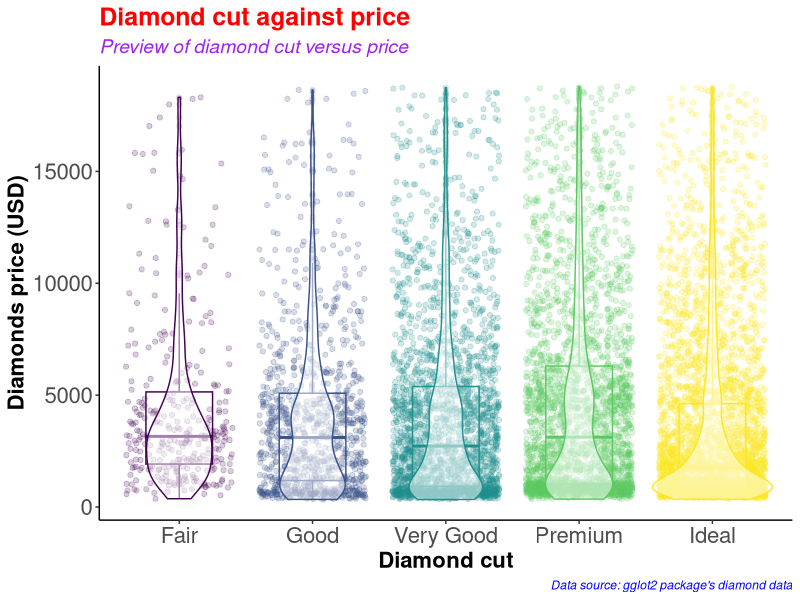
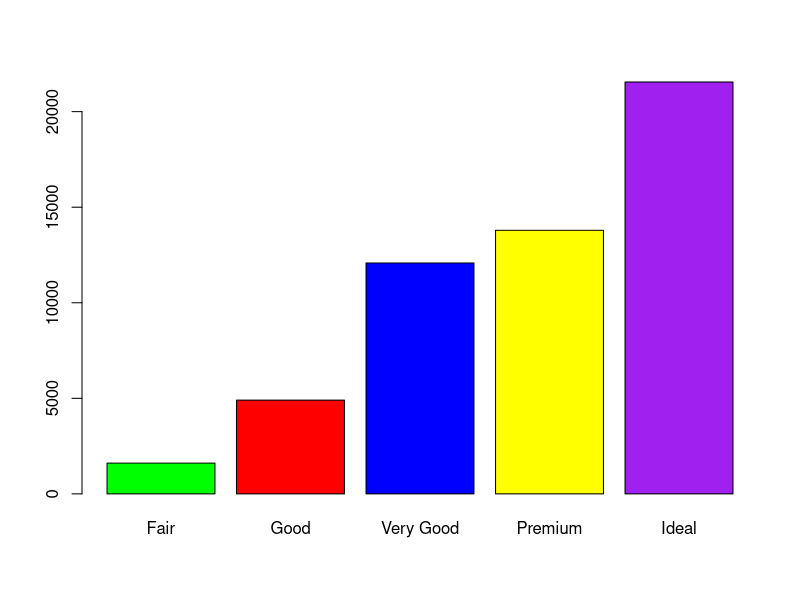
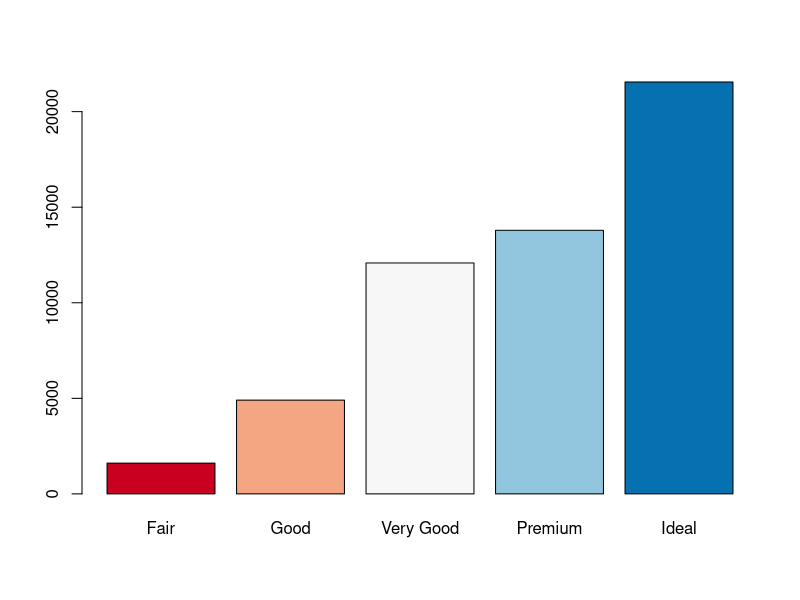
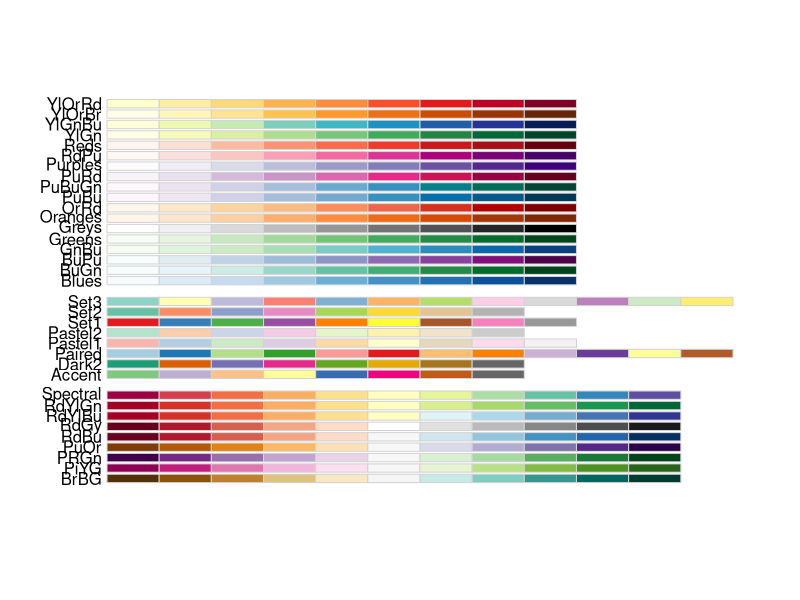
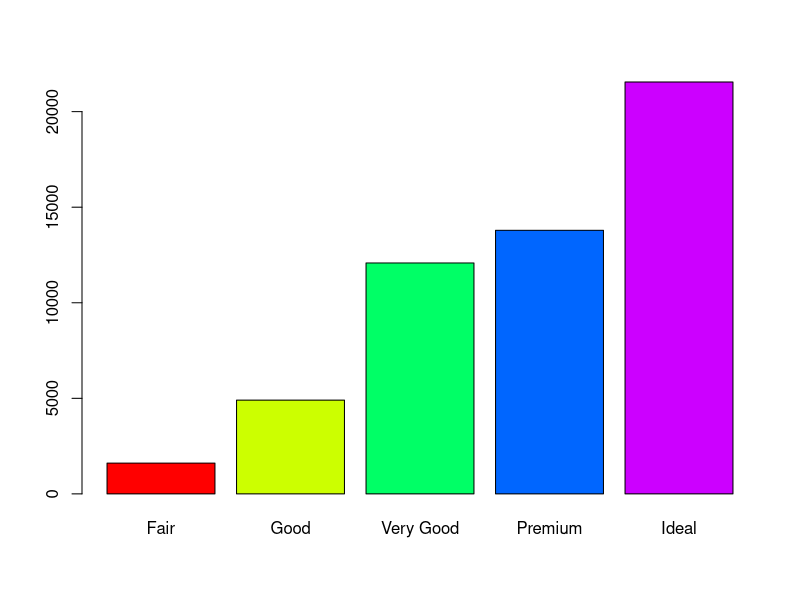
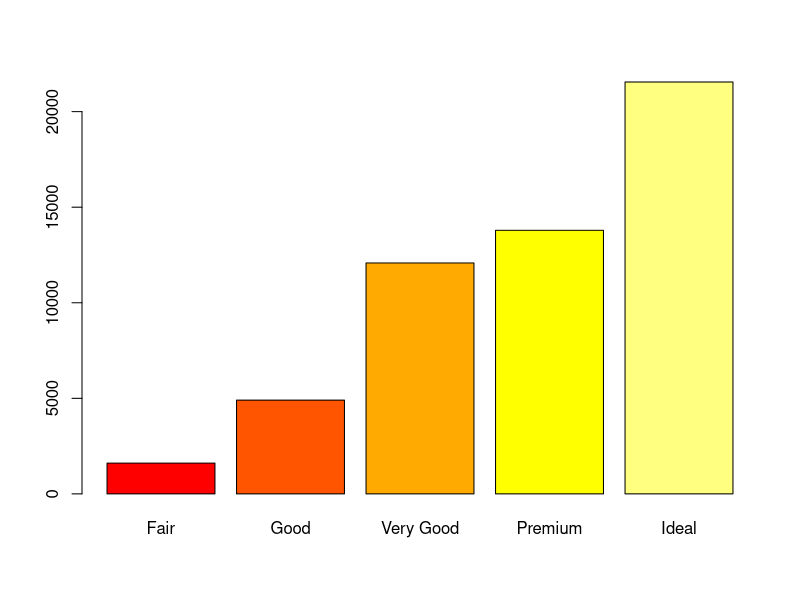
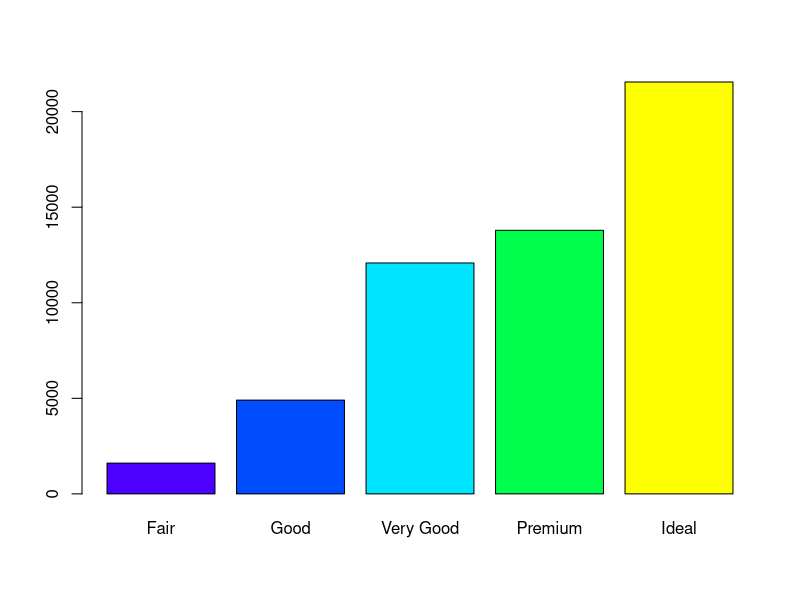
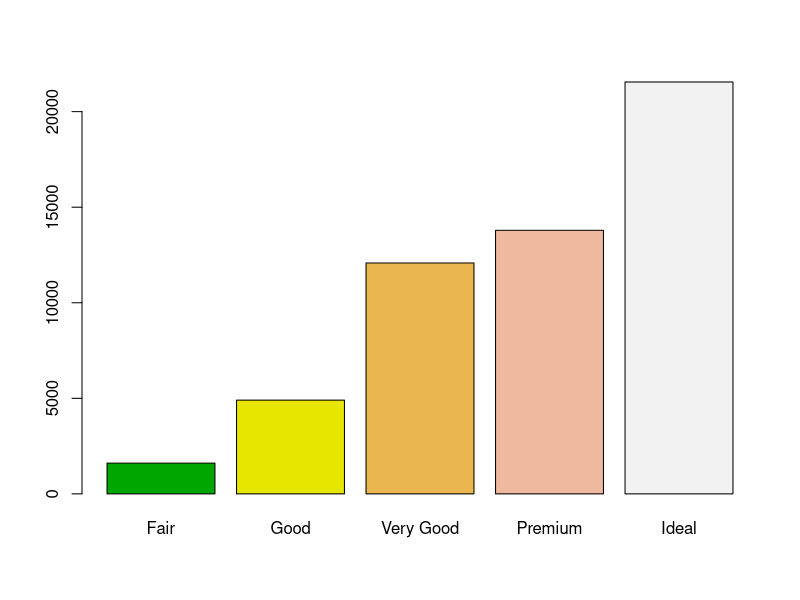

Write the R code that produced these figures, in order.
#########################################
# Name: Wyclife Agumba Oluoch           #   
# E-mail: wyclifeoluoch@gmail.com       #
# GitHub: https://github.com/Wycology   #
# Task: Boxplot and violin plots in one #
# Date: 4th Jan 2021                    #
# Last edited: 17th Sept 2021           #
#########################################

# Loading the necessary libraries for the project

base::library(tidyverse) # This is for data wrangling and plotting.
base::library(RColorBrewer) # This is for generating color pallets for the plots.

diamonds_df <- diamonds # Saving the diamonds data-set to a new object in R.

utils::head(diamonds) # Checking the variables in the data-set for subsequent analyses
base::nrow(diamonds) # Checking for the number of rows in the data. 53940 observations
base::ncol(diamonds) # Checking the number of variables in the data-set. 10 variables

diamonds_df %>% # Picking the diamonds data, and then
  dplyr::slice_sample(n = 0.2*(nrow(diamonds))) %>% # Picking a portion of the data-set
  ggplot2::ggplot(ggplot2::aes(x = cut, y = price, color = cut)) + # Adding the mapping variables
  ggplot2::geom_point(position = "jitter", alpha = 0.2) + # Adding jitter and alpha
  ggplot2::geom_boxplot(alpha = 0.1, width = 0.5) + # Modifying dimensions of the boxplot 
  ggplot2::geom_violin(alpha = 0.5) + # Adding violin plot on top of the box and jitter
  ggplot2::theme_classic() + # Adding my preferred theme for publication.
  ggplot2::theme(legend.position = "none") + # Removing the legend; it is on the x-axis
  ggplot2::labs(x = "Diamond cut", # Labels the x-axis.
       y = "Diamonds price (USD)", # Labeling the y-axis
       title = "Diamond cut against price", # Setting tibble of the plot
       subtitle = "Preview of diamond cut versus price", # Descriptive title beneath TITLE
       caption = "Data source: gglot2 package's diamond data") +
  ggplot2::theme(axis.text = ggplot2::element_text(size=16), # Size of labels on tick-marks
        axis.title = ggplot2::element_text(size=16,face="bold")) + # Size of axis labels
  ggplot2::theme(plot.title = ggplot2::element_text(color = 'red', size = 18, face = 'bold'),
        plot.subtitle = ggplot2::element_text(color = 'purple', size = 14, face = 'italic'),
        plot.caption = ggplot2::element_text(color = 'blue', face = 'italic'))

diamonds %>% # Picking the diamonds data, and then
  dplyr::filter(cut == 'Very Good') %>% # Picking the very good cut 
  base::nrow() # counting the number of rows with very good cut

diamonds %>% 
  dplyr::select(cut) %>% 
  base::table() %>% 
  graphics::barplot(col = c('green', 'red', 'blue', 'yellow', 'purple'))

# Instead of specifying the colors, we can simply use the color brewer panel 

diamonds %>% 
  dplyr::select(cut) %>% 
  base::table() %>% 
  graphics::barplot(col = RColorBrewer::brewer.pal(n = 5, name = "RdBu"))
# To display more brewer colors options to use, run the following function:

RColorBrewer::display.brewer.all()

# Can also use rainbow colors

diamonds %>% 
  dplyr::select(cut) %>% 
  base::table() %>% 
  graphics::barplot(col = grDevices::rainbow(5))

# Can also use heat.colors
diamonds %>% 
  dplyr::select(cut) %>% 
  base::table() %>% 
  graphics::barplot(col = grDevices::heat.colors(5))

# Can also use topographic colors

diamonds %>% 
  dplyr::select(cut) %>% 
  base::table() %>% 
  graphics::barplot(col = grDevices::topo.colors(5))

# Can also use terrain colors for the plot
diamonds %>% 
  dplyr::select(cut) %>% 
  base::table() %>% 
  graphics::barplot(col = grDevices::terrain.colors(5))

# Can also use cm.colors
diamonds %>% 
  dplyr::select(cut) %>% 
  base::table() %>% 
  graphics::barplot(col = grDevices::cm.colors(5)) 

# That is awesome. Good for the day.
